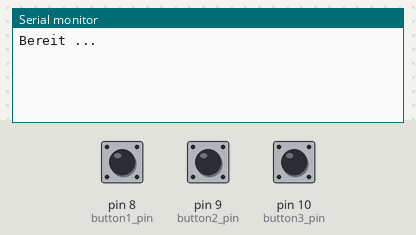
The sketch below on a simulated Arduino Uno, built with avr-gcc and run on an emulated ATmega328P. Shown: the last lines printed to the serial monitor. The test bench sets the inputs (shaded band); at power-on: pin 8 (button1_pin) HIGH, pin 9 (button2_pin) HIGH, pin 10 (button3_pin) HIGH.

Above: at 1.7 s.
1.8 s: pin 8 (button1_pin) pulled LOW for 0.15 s
At 3.0 s:
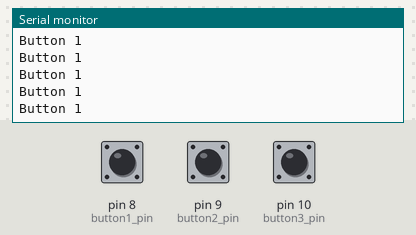
3.4 s: pin 9 (button2_pin) pulled LOW for 0.15 s
At 4.2 s:
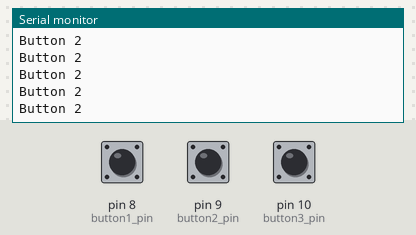
5.0 s: pin 10 (button3_pin) pulled LOW for 0.15 s
At 6.6 s:
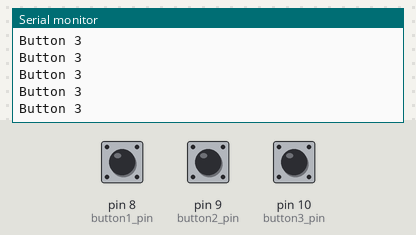
Timing chart, 0 to 8.1 s (numbered marks = the images above; inputs shaded):
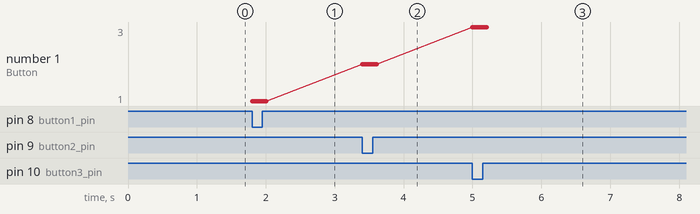

The sketch:

ButtonsKorrektAuslesen-Aufgabe.ino
```cpp
/**
 * Aufgabe: Buttons korrekt auslesen
 * =================================
 *
 * In dieser Aufgabe lernen Sie, Buttons so auszulesen, dass Sie auf einfache Weise entprellt werden
 * und auch nur einmal auslösen, während sie gedrückt werden. Das Entprellen ist wichtig, da der
 * mechanische Kontakt die Verbindung (hier gegen Ground) nicht sofort stabil herstellt, sondern
 * für eine kurze Weile "ungültige" Spannungen in der Mitte von 5V und 0V produziert. Das einmalige
 * Auslösen ist darüber hinaus wichtig, damit man den Button beliebig lange gedrückt halten kann,
 * ohne die damit verknüpfte Aktion mehrfach auszuführen.
 *
 * Bauen Sie hierfür die Hardwareschaltung nach und testen sie mit diesem Programm. Passen Sie das
 * Programm anschließend so an, dass die Buttons entprellt werden nur einmal auslösen, wenn sie gedrückt
 * werden. Als Vorlage hierfür können Sie das Beispielprogramm "Buttons entprellen" verwenden.2
 *
 * Hardwareaufbau:
 * ---------------
 *
 *  * GND -> Button -> Pin 8
 *  * GND -> Button -> Pin 9
 *  * GND -> Button -> Pin 10
 *
 * Relevante Dokumentation
 * -----------------------
 *
 * https://docs.arduino.cc/language-reference/en/functions/digital-io/pinMode/
 * https://docs.arduino.cc/language-reference/en/functions/digital-io/digitalread/
 * https://docs.arduino.cc/language-reference/en/functions/time/delay/
 */

constexpr int button1_pin = 8;
constexpr int button2_pin = 9;
constexpr int button3_pin = 10;

/**
 * Initialisierung der Hardware nach dem Einschalten
 */
void setup() {
  Serial.begin(9600);
  delay(500);
  Serial.println("Bereit ...");

  pinMode(button1_pin, INPUT_PULLUP);
  pinMode(button2_pin, INPUT_PULLUP);
  pinMode(button3_pin, INPUT_PULLUP);
}

/**
 * Unendlich oft ausgeführte Hauptprogrammlogik
 */
void loop() {
  if (digitalRead(button1_pin) == LOW) {
    Serial.println("Button 1");
  } else if (digitalRead(button2_pin) == LOW) {
    Serial.println("Button 2");
  } else if (digitalRead(button3_pin) == LOW) {
    Serial.println("Button 3");
  }
}
```

Measured:
- after the input at 1.8 s, the serial monitor: prints a new line at once (image 1)
- after the input at 3.4 s, the serial monitor: prints a new line at once (image 2)
- after the input at 5.0 s, the serial monitor: prints a new line at once (image 3)
- plotted number 1: 1 → 2 after the input at 3.4 s, 2 → 3 after the input at 5.0 s
